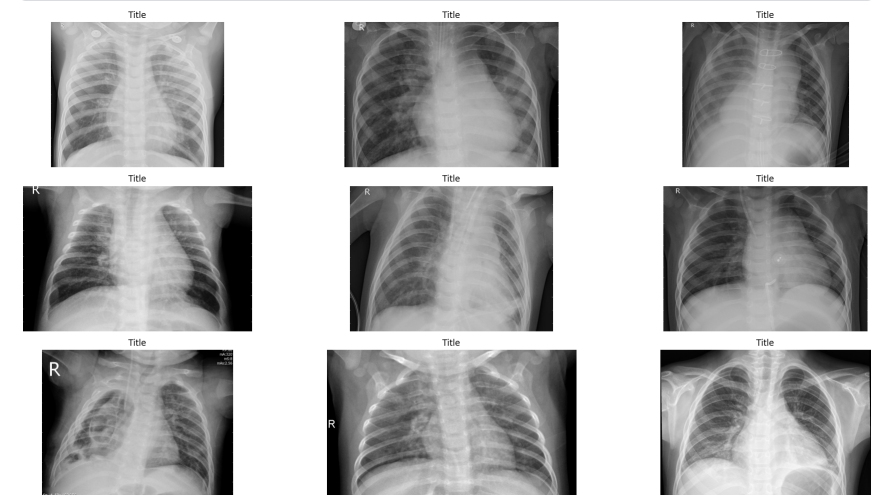
#> input picture cxr.png, 1778 x 1005 px (shown at 1/2 size)
$ python -i preprocessing.py   (imports and definitions only)
#> lines starting #> are read from the running program, lines starting #| are printed output that depends on the picture
#> in load_image, image is the input picture: shape (1005, 1778, 3); mean B, G, R 177.8, 177.8, 177.8
from __future__ import annotations

from typing import Literal

import cv2
import numpy as np


def apply_clahe(image: np.ndarray, clip_limit: float = 2.0) -> np.ndarray:
    """Apply CLAHE contrast enhancement, common for chest X-rays."""
#> called with clip_limit = 2
    if image.ndim == 3:
        gray = cv2.cvtColor(image, cv2.COLOR_BGR2GRAY)
    else:
        gray = image

    clahe = cv2.createCLAHE(clipLimit=clip_limit, tileGridSize=(8, 8))
    enhanced = clahe.apply(gray.astype(np.uint8))
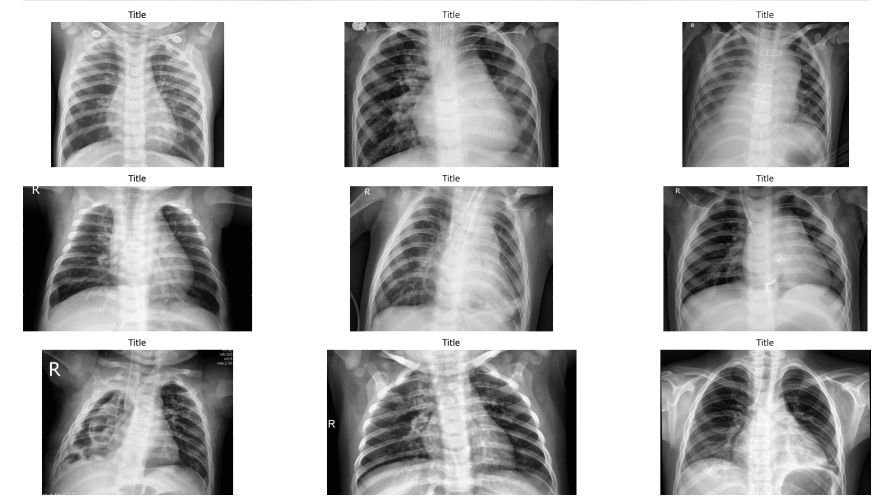
#> enhanced: shape (1005, 1778) (shown at 1/2 size); min 0, max 255, mean 178
    return cv2.cvtColor(enhanced, cv2.COLOR_GRAY2RGB)


def load_image(
    path: str,
    size: tuple[int, int] = (224, 224),
    use_clahe: bool = True,
) -> np.ndarray:
    """Load and preprocess a single image for model input."""
    image = cv2.imread(path)
    if image is None:
        raise ValueError(f"Unable to read image: {path}")

    return preprocess_image_array(image, size=size, use_clahe=use_clahe)


def preprocess_image_array(
    image: np.ndarray,
    size: tuple[int, int] = (224, 224),
    use_clahe: bool = True,
) -> np.ndarray:
    """Preprocess a single image array for model input."""
    if image.ndim == 2:
        image = cv2.cvtColor(image, cv2.COLOR_GRAY2BGR)
    elif image.shape[-1] == 4:
        image = cv2.cvtColor(image, cv2.COLOR_RGBA2BGR)

    if use_clahe:
        image = apply_clahe(image)
    else:
        image = cv2.cvtColor(image, cv2.COLOR_BGR2RGB)

    image = cv2.resize(image, size)
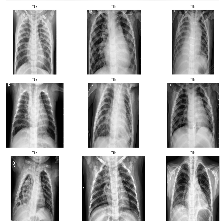
#> image: shape (224, 224, 3); min 1, max 255, mean 177.9
    return image.astype(np.float32) / 255.0
#> returned value: shape (224, 224, 3) float32


# [48 lines left out: functions preprocess_image_bytes, preprocess_batch, to_display_image, label_from_probability, not called in this run]

>>> result = load_image('../../cxr.png')
